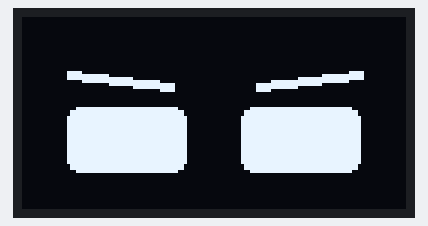
This sketch was run on a simulated Arduino Uno, built with avr-gcc and run on an emulated ATmega328P. On the bench: 128×64 one-colour display.

Above: at 0.21 s.
At 1.34 s:
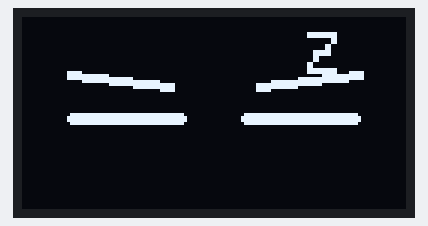
At 3.0 s:
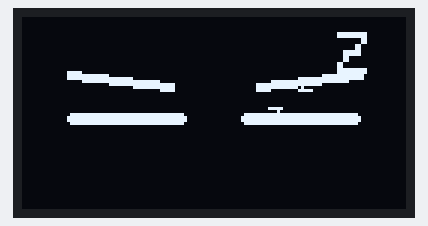
At 4.66 s:
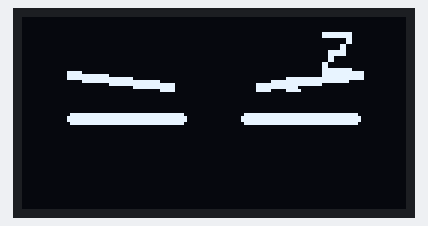
At 8.2 s:
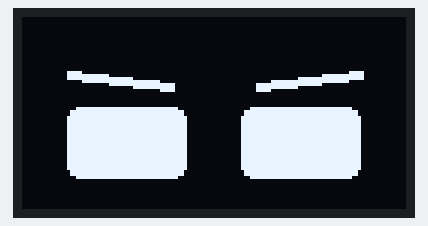
At 11.03 s:
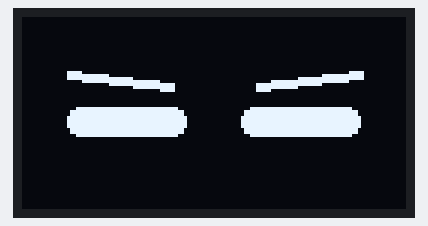

Measured:
- by itself, everything shown: repeats every 10.2 s, in 39 steps
- what the display in image 4 shows lasts 2.2 s, from 8.2 s to 10.4 s

The sketch:

sleeping.ino
```cpp
#include <Wire.h>
#include <Adafruit_GFX.h>
#include <Adafruit_SSD1306.h>

#define SCREEN_WIDTH 128
#define SCREEN_HEIGHT 64

Adafruit_SSD1306 display(SCREEN_WIDTH, SCREEN_HEIGHT, &Wire, -1);

void drawSleepFrame(int h)
{
  display.clearDisplay();

  // Relaxed eyebrows
  for(int i=0;i<3;i++)
  {
    display.drawLine(15,18+i,50,22+i,WHITE);
    display.drawLine(78,22+i,113,18+i,WHITE);
  }

  // Eyelids
  display.fillRoundRect(15,30,40,h,4,WHITE);
  display.fillRoundRect(73,30,40,h,4,WHITE);

  display.display();
}

void sleeping1()
{
  display.clearDisplay();

  // Eyebrows
  for(int i=0;i<3;i++)
  {
    display.drawLine(15,18+i,50,22+i,WHITE);
    display.drawLine(78,22+i,113,18+i,WHITE);
  }

  // Closed eyes
  display.fillRoundRect(15,32,40,4,2,WHITE);
  display.fillRoundRect(73,32,40,4,2,WHITE);

  display.setTextSize(2);
  display.setTextColor(WHITE);

  display.setCursor(95,5);
  display.print("Z");

  display.display();
}

void sleeping2()
{
  display.clearDisplay();

  for(int i=0;i<3;i++)
  {
    display.drawLine(15,18+i,50,22+i,WHITE);
    display.drawLine(78,22+i,113,18+i,WHITE);
  }

  display.fillRoundRect(15,32,40,4,2,WHITE);
  display.fillRoundRect(73,32,40,4,2,WHITE);

  display.setTextSize(2);
  display.setCursor(100,5);
  display.print("Z");

  display.setTextSize(1);
  display.setCursor(88,18);
  display.print("z");

  display.display();
}

void sleeping3()
{
  display.clearDisplay();

  for(int i=0;i<3;i++)
  {
    display.drawLine(15,18+i,50,22+i,WHITE);
    display.drawLine(78,22+i,113,18+i,WHITE);
  }

  display.fillRoundRect(15,32,40,4,2,WHITE);
  display.fillRoundRect(73,32,40,4,2,WHITE);

  display.setTextSize(2);
  display.setCursor(105,5);
  display.print("Z");

  display.setTextSize(1);
  display.setCursor(92,18);
  display.print("z");

  display.setCursor(82,28);
  display.print("z");

  display.display();
}

void setup()
{
  display.begin(SSD1306_SWITCHCAPVCC, 0x3C);
}

void loop()
{
  // Eyes slowly close
  for(int h=24; h>=4; h-=2)
  {
    drawSleepFrame(h);
    delay(70);
  }

  // Sleep animation
  for(int i=0;i<6;i++)
  {
    sleeping1();
    delay(300);

    sleeping2();
    delay(300);

    sleeping3();
    delay(300);
  }

  // Wake up slowly
  for(int h=4; h<=24; h+=2)
  {
    drawSleepFrame(h);
    delay(70);
  }

  delay(2000);
}
```
